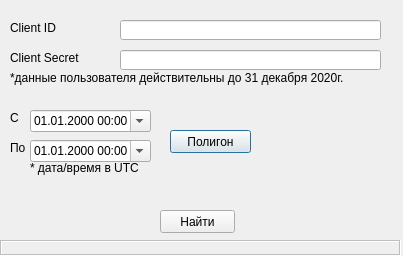
<?xml version="1.0" encoding="UTF-8"?>
<ui version="4.0">
 <class>ThermalAnomalyDialogBase</class>
 <widget class="QDialog" name="ThermalAnomalyDialogBase">
  <property name="enabled">
   <bool>true</bool>
  </property>
  <property name="geometry">
   <rect>
    <x>0</x>
    <y>0</y>
    <width>403</width>
    <height>256</height>
   </rect>
  </property>
  <property name="windowTitle">
   <string>Тепловые аномалии</string>
  </property>
  <widget class="QDateTimeEdit" name="dateTimeEditFrom">
   <property name="geometry">
    <rect>
     <x>30</x>
     <y>110</y>
     <width>121</width>
     <height>22</height>
    </rect>
   </property>
   <property name="currentSection">
    <enum>QDateTimeEdit::DaySection</enum>
   </property>
   <property name="displayFormat">
    <string>dd.MM.yyyy HH:mm</string>
   </property>
   <property name="calendarPopup">
    <bool>true</bool>
   </property>
   <property name="timeSpec">
    <enum>Qt::UTC</enum>
   </property>
  </widget>
  <widget class="QLabel" name="labelFrom">
   <property name="geometry">
    <rect>
     <x>10</x>
     <y>110</y>
     <width>21</width>
     <height>16</height>
    </rect>
   </property>
   <property name="text">
    <string>С</string>
   </property>
  </widget>
  <widget class="QPushButton" name="polygonButton">
   <property name="geometry">
    <rect>
     <x>170</x>
     <y>130</y>
     <width>81</width>
     <height>23</height>
    </rect>
   </property>
   <property name="text">
    <string>Полигон</string>
   </property>
   <property name="icon">
    <iconset>
     <normaloff>polygon_icon.png</normaloff>polygon_icon.png</iconset>
   </property>
   <property name="iconSize">
    <size>
     <width>16</width>
     <height>16</height>
    </size>
   </property>
   <property name="checkable">
    <bool>true</bool>
   </property>
  </widget>
  <widget class="QPushButton" name="getDataButton">
   <property name="enabled">
    <bool>true</bool>
   </property>
   <property name="geometry">
    <rect>
     <x>160</x>
     <y>210</y>
     <width>75</width>
     <height>23</height>
    </rect>
   </property>
   <property name="text">
    <string>Найти</string>
   </property>
  </widget>
  <widget class="QLabel" name="label">
   <property name="geometry">
    <rect>
     <x>10</x>
     <y>140</y>
     <width>21</width>
     <height>16</height>
    </rect>
   </property>
   <property name="text">
    <string>По</string>
   </property>
  </widget>
  <widget class="QDateTimeEdit" name="dateTimeEditTo">
   <property name="geometry">
    <rect>
     <x>30</x>
     <y>140</y>
     <width>121</width>
     <height>22</height>
    </rect>
   </property>
   <property name="displayFormat">
    <string>dd.MM.yyyy HH:mm</string>
   </property>
   <property name="calendarPopup">
    <bool>true</bool>
   </property>
   <property name="timeSpec">
    <enum>Qt::UTC</enum>
   </property>
  </widget>
  <widget class="QLabel" name="label_2">
   <property name="geometry">
    <rect>
     <x>30</x>
     <y>160</y>
     <width>121</width>
     <height>16</height>
    </rect>
   </property>
   <property name="sizePolicy">
    <sizepolicy hsizetype="Expanding" vsizetype="Preferred">
     <horstretch>0</horstretch>
     <verstretch>0</verstretch>
    </sizepolicy>
   </property>
   <property name="text">
    <string>* дата/время в UTC</string>
   </property>
  </widget>
  <widget class="QLabel" name="statusLabel">
   <property name="enabled">
    <bool>false</bool>
   </property>
   <property name="geometry">
    <rect>
     <x>0</x>
     <y>240</y>
     <width>401</width>
     <height>16</height>
    </rect>
   </property>
   <property name="sizePolicy">
    <sizepolicy hsizetype="Expanding" vsizetype="Fixed">
     <horstretch>0</horstretch>
     <verstretch>0</verstretch>
    </sizepolicy>
   </property>
   <property name="frameShape">
    <enum>QFrame::Box</enum>
   </property>
   <property name="frameShadow">
    <enum>QFrame::Sunken</enum>
   </property>
   <property name="text">
    <string/>
   </property>
  </widget>
  <widget class="QLabel" name="label_3">
   <property name="geometry">
    <rect>
     <x>10</x>
     <y>20</y>
     <width>91</width>
     <height>16</height>
    </rect>
   </property>
   <property name="text">
    <string>Client ID</string>
   </property>
  </widget>
  <widget class="QLabel" name="label_4">
   <property name="geometry">
    <rect>
     <x>10</x>
     <y>50</y>
     <width>91</width>
     <height>16</height>
    </rect>
   </property>
   <property name="text">
    <string>Client Secret</string>
   </property>
  </widget>
  <widget class="QLineEdit" name="leClientID">
   <property name="geometry">
    <rect>
     <x>120</x>
     <y>20</y>
     <width>261</width>
     <height>20</height>
    </rect>
   </property>
  </widget>
  <widget class="QLineEdit" name="leClientSecret">
   <property name="geometry">
    <rect>
     <x>120</x>
     <y>50</y>
     <width>261</width>
     <height>20</height>
    </rect>
   </property>
  </widget>
  <widget class="QLabel" name="labelValidPeriod">
   <property name="geometry">
    <rect>
     <x>10</x>
     <y>70</y>
     <width>381</width>
     <height>16</height>
    </rect>
   </property>
   <property name="text">
    <string>*данные пользователя действительны до 31 декабря 2020г.</string>
   </property>
  </widget>
 </widget>
 <resources/>
 <connections/>
</ui>
